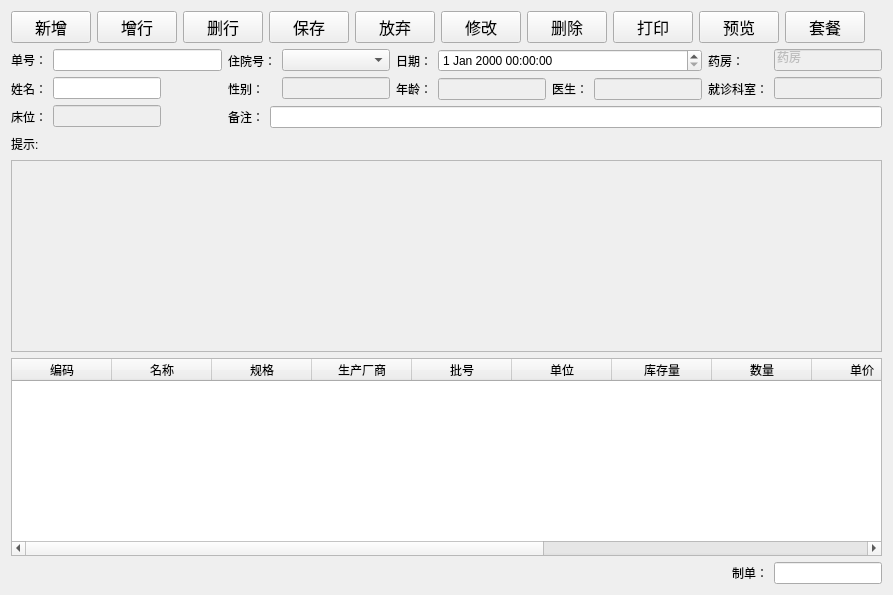
<?xml version="1.0" encoding="UTF-8"?>
<ui version="4.0">
 <class>HospitalisationCharge</class>
 <widget class="QWidget" name="HospitalisationCharge">
  <property name="geometry">
   <rect>
    <x>0</x>
    <y>0</y>
    <width>893</width>
    <height>595</height>
   </rect>
  </property>
  <property name="windowTitle">
   <string>住院收费</string>
  </property>
  <layout class="QVBoxLayout" name="verticalLayout_2">
   <item>
    <layout class="QHBoxLayout" name="horizontalLayout_5">
     <item>
      <widget class="QPushButton" name="addButton">
       <property name="sizePolicy">
        <sizepolicy hsizetype="Fixed" vsizetype="Fixed">
         <horstretch>0</horstretch>
         <verstretch>0</verstretch>
        </sizepolicy>
       </property>
       <property name="font">
        <font>
         <family>Agency FB</family>
         <pointsize>12</pointsize>
        </font>
       </property>
       <property name="text">
        <string>新增</string>
       </property>
      </widget>
     </item>
     <item>
      <widget class="QPushButton" name="addrowButton">
       <property name="sizePolicy">
        <sizepolicy hsizetype="Fixed" vsizetype="Fixed">
         <horstretch>0</horstretch>
         <verstretch>0</verstretch>
        </sizepolicy>
       </property>
       <property name="font">
        <font>
         <family>Agency FB</family>
         <pointsize>12</pointsize>
        </font>
       </property>
       <property name="text">
        <string>增行</string>
       </property>
      </widget>
     </item>
     <item>
      <widget class="QPushButton" name="deleterowButton">
       <property name="sizePolicy">
        <sizepolicy hsizetype="Fixed" vsizetype="Fixed">
         <horstretch>0</horstretch>
         <verstretch>0</verstretch>
        </sizepolicy>
       </property>
       <property name="font">
        <font>
         <family>Agency FB</family>
         <pointsize>12</pointsize>
        </font>
       </property>
       <property name="text">
        <string>删行</string>
       </property>
      </widget>
     </item>
     <item>
      <widget class="QPushButton" name="saveButton">
       <property name="sizePolicy">
        <sizepolicy hsizetype="Fixed" vsizetype="Fixed">
         <horstretch>0</horstretch>
         <verstretch>0</verstretch>
        </sizepolicy>
       </property>
       <property name="font">
        <font>
         <family>Agency FB</family>
         <pointsize>12</pointsize>
        </font>
       </property>
       <property name="text">
        <string>保存</string>
       </property>
      </widget>
     </item>
     <item>
      <widget class="QPushButton" name="discardButton">
       <property name="sizePolicy">
        <sizepolicy hsizetype="Fixed" vsizetype="Fixed">
         <horstretch>0</horstretch>
         <verstretch>0</verstretch>
        </sizepolicy>
       </property>
       <property name="font">
        <font>
         <family>Agency FB</family>
         <pointsize>12</pointsize>
        </font>
       </property>
       <property name="text">
        <string>放弃</string>
       </property>
      </widget>
     </item>
     <item>
      <widget class="QPushButton" name="editButton">
       <property name="sizePolicy">
        <sizepolicy hsizetype="Fixed" vsizetype="Fixed">
         <horstretch>0</horstretch>
         <verstretch>0</verstretch>
        </sizepolicy>
       </property>
       <property name="font">
        <font>
         <family>Agency FB</family>
         <pointsize>12</pointsize>
        </font>
       </property>
       <property name="text">
        <string>修改</string>
       </property>
      </widget>
     </item>
     <item>
      <widget class="QPushButton" name="deleteButton">
       <property name="sizePolicy">
        <sizepolicy hsizetype="Fixed" vsizetype="Fixed">
         <horstretch>0</horstretch>
         <verstretch>0</verstretch>
        </sizepolicy>
       </property>
       <property name="font">
        <font>
         <family>Agency FB</family>
         <pointsize>12</pointsize>
        </font>
       </property>
       <property name="text">
        <string>删除</string>
       </property>
      </widget>
     </item>
     <item>
      <widget class="QPushButton" name="printButton">
       <property name="sizePolicy">
        <sizepolicy hsizetype="Fixed" vsizetype="Fixed">
         <horstretch>0</horstretch>
         <verstretch>0</verstretch>
        </sizepolicy>
       </property>
       <property name="font">
        <font>
         <family>Agency FB</family>
         <pointsize>12</pointsize>
        </font>
       </property>
       <property name="text">
        <string>打印</string>
       </property>
      </widget>
     </item>
     <item>
      <widget class="QPushButton" name="previewButton">
       <property name="sizePolicy">
        <sizepolicy hsizetype="Fixed" vsizetype="Fixed">
         <horstretch>0</horstretch>
         <verstretch>0</verstretch>
        </sizepolicy>
       </property>
       <property name="font">
        <font>
         <family>Agency FB</family>
         <pointsize>12</pointsize>
        </font>
       </property>
       <property name="text">
        <string>预览</string>
       </property>
      </widget>
     </item>
     <item>
      <widget class="QPushButton" name="packageButton">
       <property name="sizePolicy">
        <sizepolicy hsizetype="Fixed" vsizetype="Fixed">
         <horstretch>0</horstretch>
         <verstretch>0</verstretch>
        </sizepolicy>
       </property>
       <property name="font">
        <font>
         <family>Agency FB</family>
         <pointsize>12</pointsize>
        </font>
       </property>
       <property name="text">
        <string>套餐</string>
       </property>
      </widget>
     </item>
     <item>
      <spacer name="horizontalSpacer_3">
       <property name="orientation">
        <enum>Qt::Horizontal</enum>
       </property>
       <property name="sizeHint" stdset="0">
        <size>
         <width>40</width>
         <height>20</height>
        </size>
       </property>
      </spacer>
     </item>
    </layout>
   </item>
   <item>
    <layout class="QVBoxLayout" name="verticalLayout_11">
     <item>
      <layout class="QHBoxLayout" name="horizontalLayout_4">
       <item>
        <layout class="QVBoxLayout" name="verticalLayout">
         <item>
          <widget class="QLabel" name="label">
           <property name="text">
            <string>单号：</string>
           </property>
          </widget>
         </item>
         <item>
          <widget class="QLabel" name="label_2">
           <property name="text">
            <string>姓名：</string>
           </property>
          </widget>
         </item>
         <item>
          <widget class="QLabel" name="label_10">
           <property name="text">
            <string>床位：</string>
           </property>
          </widget>
         </item>
        </layout>
       </item>
       <item>
        <layout class="QVBoxLayout" name="verticalLayout_3">
         <item>
          <widget class="QLineEdit" name="sheetNoEdit"/>
         </item>
         <item>
          <widget class="QLineEdit" name="nameEdit">
           <property name="enabled">
            <bool>true</bool>
           </property>
           <property name="sizePolicy">
            <sizepolicy hsizetype="Fixed" vsizetype="Fixed">
             <horstretch>0</horstretch>
             <verstretch>0</verstretch>
            </sizepolicy>
           </property>
          </widget>
         </item>
         <item>
          <widget class="QLineEdit" name="bedEdit">
           <property name="enabled">
            <bool>false</bool>
           </property>
           <property name="sizePolicy">
            <sizepolicy hsizetype="Fixed" vsizetype="Fixed">
             <horstretch>0</horstretch>
             <verstretch>0</verstretch>
            </sizepolicy>
           </property>
          </widget>
         </item>
        </layout>
       </item>
       <item>
        <layout class="QVBoxLayout" name="verticalLayout_10">
         <item>
          <layout class="QHBoxLayout" name="horizontalLayout_2">
           <item>
            <layout class="QVBoxLayout" name="verticalLayout_4">
             <item>
              <widget class="QLabel" name="label_6">
               <property name="text">
                <string>住院号：</string>
               </property>
              </widget>
             </item>
             <item>
              <widget class="QLabel" name="label_8">
               <property name="text">
                <string>性别：</string>
               </property>
              </widget>
             </item>
            </layout>
           </item>
           <item>
            <layout class="QVBoxLayout" name="verticalLayout_5">
             <item>
              <widget class="QComboBox" name="hospitalisationNocomboBox">
               <property name="sizePolicy">
                <sizepolicy hsizetype="Expanding" vsizetype="Fixed">
                 <horstretch>0</horstretch>
                 <verstretch>0</verstretch>
                </sizepolicy>
               </property>
              </widget>
             </item>
             <item>
              <widget class="QLineEdit" name="genderEdit">
               <property name="enabled">
                <bool>false</bool>
               </property>
              </widget>
             </item>
            </layout>
           </item>
           <item>
            <layout class="QVBoxLayout" name="verticalLayout_6">
             <item>
              <widget class="QLabel" name="label_5">
               <property name="text">
                <string>日期：</string>
               </property>
              </widget>
             </item>
             <item>
              <widget class="QLabel" name="label_9">
               <property name="text">
                <string>年龄：</string>
               </property>
              </widget>
             </item>
            </layout>
           </item>
           <item>
            <layout class="QVBoxLayout" name="verticalLayout_7">
             <item>
              <widget class="QDateTimeEdit" name="dateTimeEdit"/>
             </item>
             <item>
              <layout class="QHBoxLayout" name="horizontalLayout">
               <item>
                <widget class="QLineEdit" name="ageEdit">
                 <property name="enabled">
                  <bool>false</bool>
                 </property>
                </widget>
               </item>
               <item>
                <widget class="QLabel" name="label_3">
                 <property name="text">
                  <string>医生：</string>
                 </property>
                </widget>
               </item>
               <item>
                <widget class="QLineEdit" name="doctorEdit">
                 <property name="enabled">
                  <bool>false</bool>
                 </property>
                </widget>
               </item>
              </layout>
             </item>
            </layout>
           </item>
           <item>
            <layout class="QVBoxLayout" name="verticalLayout_8">
             <item>
              <widget class="QLabel" name="label_7">
               <property name="text">
                <string>药房：</string>
               </property>
              </widget>
             </item>
             <item>
              <widget class="QLabel" name="label_4">
               <property name="text">
                <string>就诊科室：</string>
               </property>
              </widget>
             </item>
            </layout>
           </item>
           <item>
            <layout class="QVBoxLayout" name="verticalLayout_9">
             <item>
              <widget class="QLineEdit" name="warehouseEdit">
               <property name="enabled">
                <bool>false</bool>
               </property>
               <property name="sizePolicy">
                <sizepolicy hsizetype="Fixed" vsizetype="Fixed">
                 <horstretch>0</horstretch>
                 <verstretch>0</verstretch>
                </sizepolicy>
               </property>
               <property name="text">
                <string>药房</string>
               </property>
              </widget>
             </item>
             <item>
              <widget class="QLineEdit" name="departmentEdit">
               <property name="enabled">
                <bool>false</bool>
               </property>
              </widget>
             </item>
            </layout>
           </item>
          </layout>
         </item>
         <item>
          <layout class="QHBoxLayout" name="horizontalLayout_3">
           <item>
            <widget class="QLabel" name="label_11">
             <property name="text">
              <string>备注：</string>
             </property>
            </widget>
           </item>
           <item>
            <widget class="QLineEdit" name="remarkEdit">
             <property name="enabled">
              <bool>true</bool>
             </property>
             <property name="sizePolicy">
              <sizepolicy hsizetype="Expanding" vsizetype="Fixed">
               <horstretch>0</horstretch>
               <verstretch>0</verstretch>
              </sizepolicy>
             </property>
             <property name="text">
              <string/>
             </property>
            </widget>
           </item>
          </layout>
         </item>
        </layout>
       </item>
      </layout>
     </item>
     <item>
      <layout class="QHBoxLayout" name="horizontalLayout_14">
       <item>
        <widget class="QLabel" name="label_12">
         <property name="text">
          <string>提示:</string>
         </property>
        </widget>
       </item>
       <item>
        <spacer name="horizontalSpacer">
         <property name="orientation">
          <enum>Qt::Horizontal</enum>
         </property>
         <property name="sizeHint" stdset="0">
          <size>
           <width>40</width>
           <height>20</height>
          </size>
         </property>
        </spacer>
       </item>
      </layout>
     </item>
     <item>
      <widget class="QTextEdit" name="hintEdit">
       <property name="enabled">
        <bool>false</bool>
       </property>
       <property name="sizePolicy">
        <sizepolicy hsizetype="Expanding" vsizetype="Minimum">
         <horstretch>0</horstretch>
         <verstretch>0</verstretch>
        </sizepolicy>
       </property>
       <property name="font">
        <font>
         <family>Agency FB</family>
         <pointsize>12</pointsize>
        </font>
       </property>
      </widget>
     </item>
     <item>
      <widget class="QTableWidget" name="tableWidget">
       <property name="sortingEnabled">
        <bool>true</bool>
       </property>
       <attribute name="verticalHeaderShowSortIndicator" stdset="0">
        <bool>false</bool>
       </attribute>
       <attribute name="verticalHeaderStretchLastSection">
        <bool>false</bool>
       </attribute>
       <column>
        <property name="text">
         <string>编码</string>
        </property>
       </column>
       <column>
        <property name="text">
         <string>名称</string>
        </property>
       </column>
       <column>
        <property name="text">
         <string>规格</string>
        </property>
       </column>
       <column>
        <property name="text">
         <string>生产厂商</string>
        </property>
       </column>
       <column>
        <property name="text">
         <string>批号</string>
        </property>
       </column>
       <column>
        <property name="text">
         <string>单位</string>
        </property>
       </column>
       <column>
        <property name="text">
         <string>库存量</string>
        </property>
       </column>
       <column>
        <property name="text">
         <string>数量</string>
        </property>
       </column>
       <column>
        <property name="text">
         <string>单价</string>
        </property>
       </column>
       <column>
        <property name="text">
         <string>金额</string>
        </property>
       </column>
       <column>
        <property name="text">
         <string>住院收据</string>
        </property>
       </column>
       <column>
        <property name="text">
         <string>医药分类</string>
        </property>
       </column>
       <column>
        <property name="text">
         <string>住院分类</string>
        </property>
       </column>
      </widget>
     </item>
     <item>
      <layout class="QHBoxLayout" name="horizontalLayout_19">
       <item>
        <spacer name="horizontalSpacer_2">
         <property name="orientation">
          <enum>Qt::Horizontal</enum>
         </property>
         <property name="sizeHint" stdset="0">
          <size>
           <width>40</width>
           <height>20</height>
          </size>
         </property>
        </spacer>
       </item>
       <item>
        <widget class="QLabel" name="label_13">
         <property name="text">
          <string>制单：</string>
         </property>
        </widget>
       </item>
       <item>
        <widget class="QLineEdit" name="sheetmakerEdit">
         <property name="sizePolicy">
          <sizepolicy hsizetype="Fixed" vsizetype="Fixed">
           <horstretch>0</horstretch>
           <verstretch>0</verstretch>
          </sizepolicy>
         </property>
        </widget>
       </item>
      </layout>
     </item>
    </layout>
   </item>
  </layout>
 </widget>
 <layoutdefault spacing="6" margin="11"/>
 <resources/>
 <connections/>
</ui>
